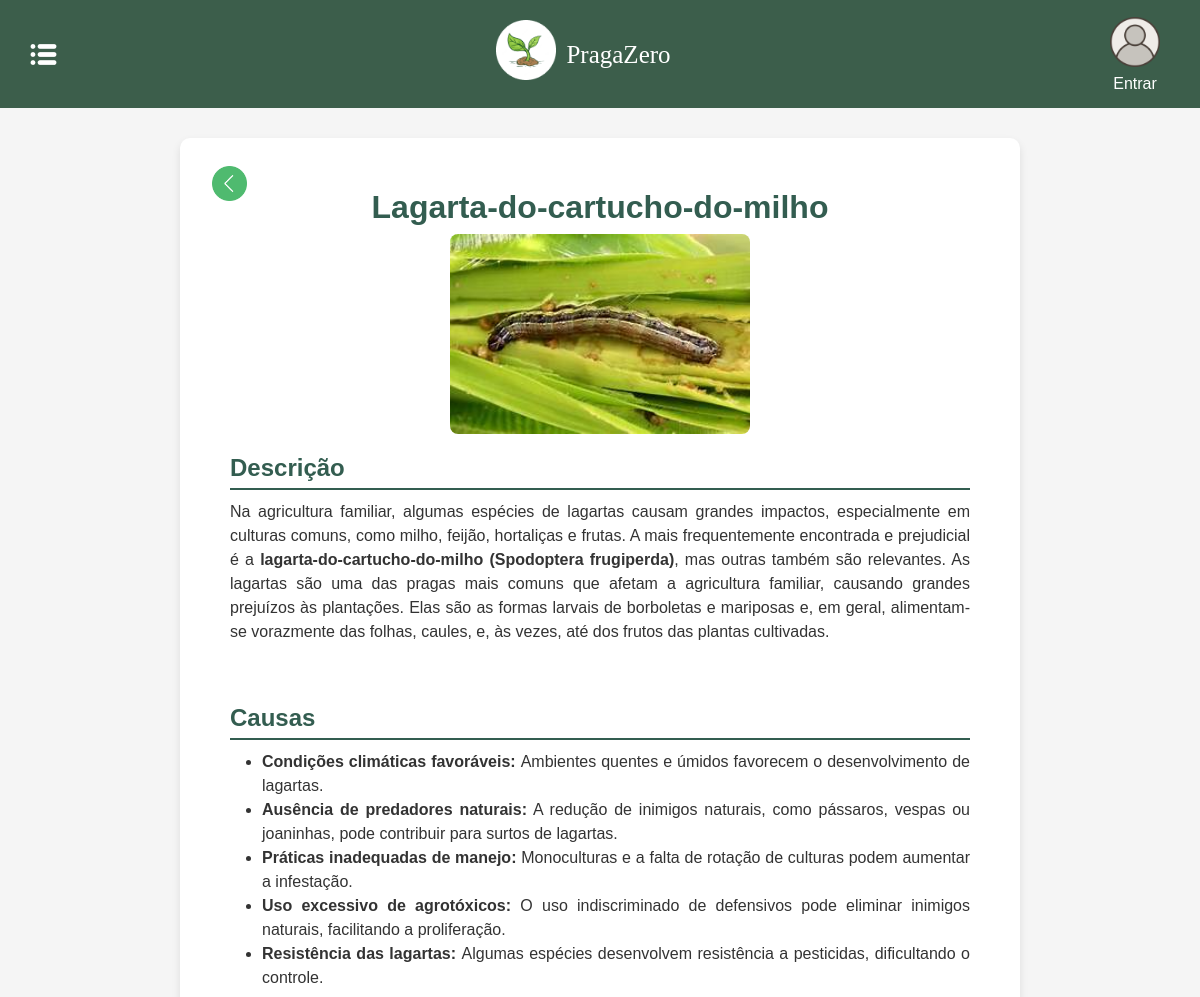
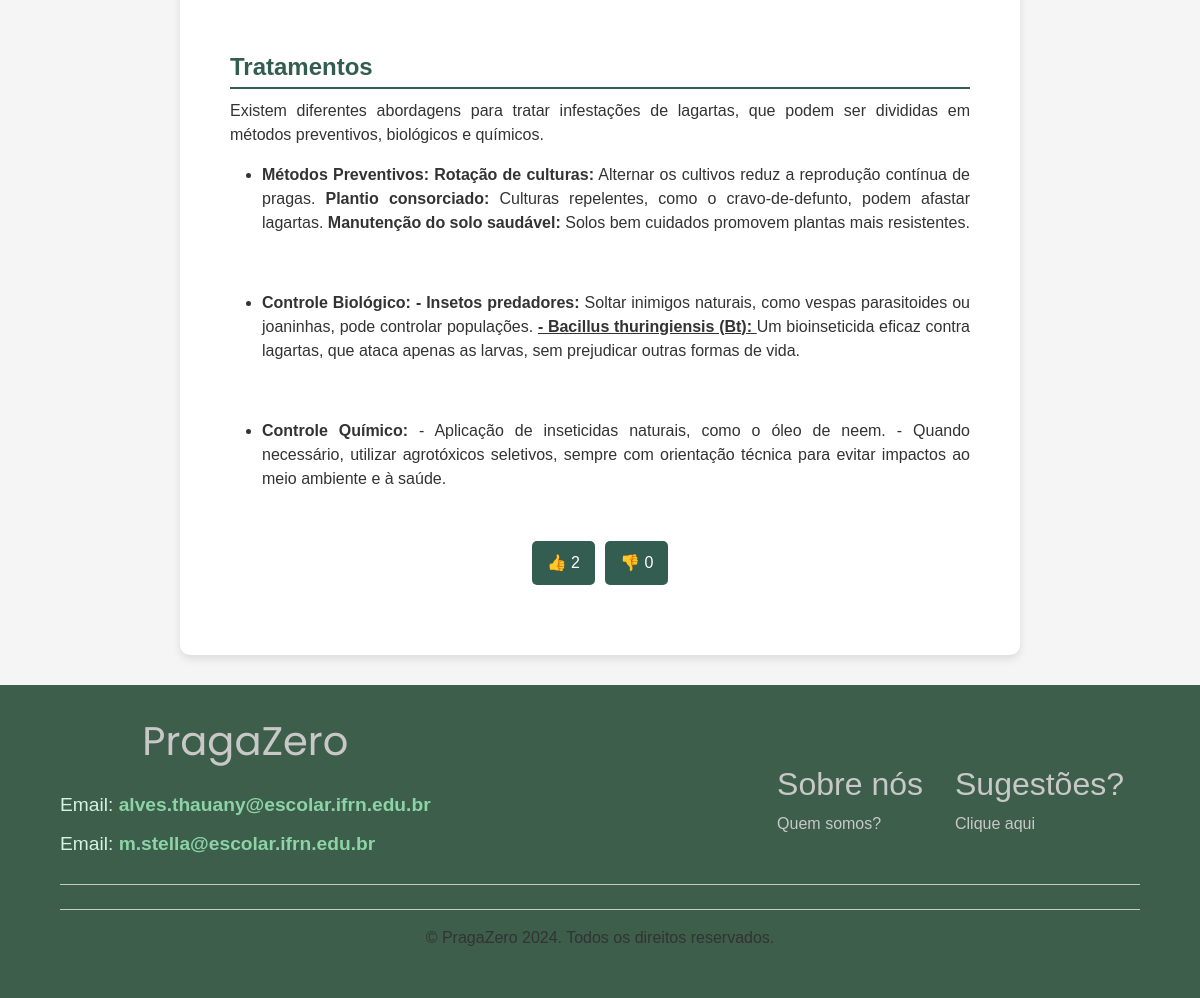
Page /pragas/42/ on the committed database (2 pictures, top to bottom).
### agro/models.py (models this page shows, shortened)
class Praga(models.Model):
    nome = models.CharField(max_length=100)
    descricao = RichTextField(verbose_name="Descrição")  # Campo formatado
    imagem = models.ImageField(
        verbose_name="Imagem",
        upload_to='imagens/pragas/',
        null=True,
        blank=True
    )
    likes = models.IntegerField(default=0)
    dislikes = models.IntegerField(default=0)
    causas = RichTextField(blank=True, null=True)  # Campo formatado
    tratamento = RichTextField(blank=True, null=True)  # Campo formatado
    class Meta:
        verbose_name = "Praga"
        verbose_name_plural = "Pragas"

### agro/views.py (the view)
# urls.py: path('pragas/<int:praga_id>/', views.agro_detalhe, name='agro_detalhe'),
def agro_detalhe(request, praga_id):
    praga = get_object_or_404(Praga, id=praga_id)
    return render(request, 'agro/agro_detalhe.html', {'praga': praga})

### agro/templates/agro/agro_detalhe.html (shortened to what this page needs)
{% extends "base.html" %}
{% load static %}
{% block main %}
<link rel="stylesheet" href="{% static 'css/style.css' %}" />
<div class="praga-detalhe">
    <a href="{% url 'agro:agro_list' %}" class="voltar-lista">
        <img class="small" style="max-width: 35px;" src="{% static 'img/voltar.png' %}" alt="Voltar">
    </a>
    <h1 class="praga-nome">{{ praga.nome }}</h1>
    <img src="{{ praga.imagem.url }}" alt="{{ praga.nome }}" class="praga-imagem">
    <div class="praga-section">
        <h2 class="praga-section-title">Descrição</h2>
        <div class="praga-descricao">{{ praga.descricao|safe }}</div>
    </div>
    {% if praga.causas %}
        <div class="praga-section">
            <h2 class="praga-section-title">Causas</h2>
            <div class="praga-causas">{{ praga.causas|safe }}</div>
        </div>
    {% endif %}
    {% if praga.tratamento %}
        <div class="praga-section">
            <h2 class="praga-section-title">Tratamentos</h2>
            <div class="praga-tratamentos">{{ praga.tratamento|safe }}</div>
        </div>
    {% endif %}
    <div class="like-dislike-container" style="padding-top: 30px;">
        <button class="btn-like" onclick="handleLike({{ praga.id }})">
            👍 <span id="like-count-{{ praga.id }}">{{ praga.likes }}</span>
        </button>
        <button class="btn-dislike" onclick="handleDislike({{ praga.id }})">
            👎 <span id="dislike-count-{{ praga.id }}">{{ praga.dislikes }}</span>
        </button>
    </div>
</div>
{% endblock %}

### static/css/style.css (style rules this page uses)
html, body { height: 100%; margin: 0; padding: 0; }
* { margin: 0; padding: 0; box-sizing: border-box; }
:root { --primary-color: #007bff; --secondary-color: #C8C8C8; --background-color: #3C5E4B; --hover-color: #0056b3; --text-color: #C8C8C8; }
a { text-decoration: none; }
h1, h2 { color: #ffffff; }
p, span { color: #ffffff; }

### agro/templates/agro/agro_detalhe.html (style rules this page uses)
.praga-descricao, .praga-causas, .praga-tratamentos { color: #333; font-size: 16px; line-height: 1.5; text-align: justify; }
.like-dislike-container { display: flex; gap: 10px; padding-bottom: 20px; justify-content: center; align-items: center; }
.btn-like, .btn-dislike { background-color: #335d50; color: #fff; border: none; padding: 10px 15px; border-radius: 5px; font-size: 16px; cursor: pointer; transition: background-color 0.3s ease, transform 0.3s ease; }
body { font-family: Arial, sans-serif; background-color: #f5f5f5; color: #335d50; margin: 0; padding: 0; }
.praga-detalhe { max-width: 70%; margin: 30px auto; padding: 50px; background-color: #ffffff; border-radius: 10px; box-shadow: 0px 4px 8px rgba(0, 0, 0, 0.1); text-align: left; position: relative; }
.voltar-lista { position: absolute; top: 10px; left: 10px; margin: 10px; padding: 8px 12px; border-radius: 5px; text-decoration: none; transition: background-color 0.3s, transform 0.3s; max-width: 50px; display: inline-block; text-align: center; }
.praga-nome { font-size: 32px; font-weight: bold; color: #335d50; text-align: center; }
.praga-imagem { max-width: 100%; border-radius: 8px; margin: 0 auto 20px; display: block; }
.praga-section { margin-bottom: 20px; }
.praga-section-title { font-size: 24px; font-weight: bold; color: #335d50; margin-bottom: 10px; border-bottom: 2px solid #335d50; padding-bottom: 5px; }
.praga-tratamentos h1,h2,p,li { color: #333; }
.praga-causas h1,h2,p,li { color: #333; }
.praga-descricao h1,h2,p,li { color: #333; }
.praga-imagem { width: 300px; height: 200px; object-fit: cover; border-radius: 8px; margin: 0 auto 20px; display: block; }

### rows in the picture
Praga: nome "Lagarta-do-cartucho-do-milho", imagem (picture), descricao "Na agricultura familiar, algumas espécies de lagartas causam grandes impactos, especialmente em culturas comuns, como milho, feijão, hortaliças e frutas. A mais frequentemente encontrada e prejudicial é a lagarta-do-cartucho-do-milho (Spodoptera frugiperda) , mas outras também são relevantes. As lagartas são uma das pragas mais comuns que afetam a agricultura familiar, causando grandes prejuízos às plantações. Elas são as formas larvais de borboletas e mariposas e, em geral, alimentam-se vorazmente das folhas, caules, e, às vezes, até dos frutos das plantas cultivadas.", causas "Condições climáticas favoráveis: Ambientes quentes e úmidos favorecem o desenvolvimento de lagartas. Ausência de predadores naturais: A redução de inimigos naturais, como pássaros, vespas ou joaninhas, pode contribuir para surtos de lagartas. Práticas inadequadas de manejo: Monoculturas e a falta de rotação de culturas podem aumentar a infestação. Uso excessivo de agrotóxicos: O uso indiscriminado de defensivos pode eliminar inimigos naturais, facilitando a proliferação. Resistência das lagartas: Algumas espécies desenvolvem resistência a pesticidas, dificultando o controle.", tratamento "Existem diferentes abordagens para tratar infestações de lagartas, que podem ser divididas em métodos preventivos, biológicos e químicos. Métodos Preventivos: Rotação de culturas: Alternar os cultivos reduz a reprodução contínua de pragas. Plantio consorciado: Culturas repelentes, como o cravo-de-defunto, podem afastar lagartas. Manutenção do solo saudável: Solos bem cuidados promovem plantas mais resistentes. Controle Biológico: - Insetos predadores: Soltar inimigos naturais, como vespas parasitoides ou joaninhas, pode controlar populações. - Bacillus thuringiensis (Bt): Um bioinseticida eficaz contra lagartas, que ataca apenas as larvas, sem prejudicar outras formas de vida. Controle…", likes "2", dislikes "0"
